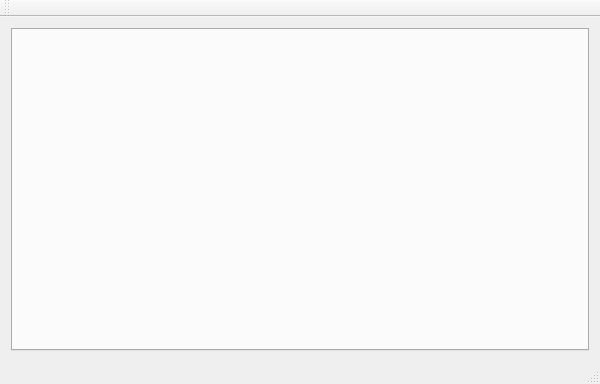
<?xml version="1.0" encoding="UTF-8"?>
<ui version="4.0">
 <class>MainWindowClass</class>
 <widget class="QMainWindow" name="MainWindowClass">
  <property name="geometry">
   <rect>
    <x>0</x>
    <y>0</y>
    <width>600</width>
    <height>384</height>
   </rect>
  </property>
  <property name="windowTitle">
   <string>MainWindow</string>
  </property>
  <widget class="QWidget" name="centralWidget">
   <layout class="QVBoxLayout" name="verticalLayout">
    <item>
     <widget class="QTabWidget" name="tabWidgetBlocks"/>
    </item>
   </layout>
  </widget>
  <widget class="QMenuBar" name="menuBar">
   <property name="geometry">
    <rect>
     <x>0</x>
     <y>0</y>
     <width>600</width>
     <height>21</height>
    </rect>
   </property>
  </widget>
  <widget class="QToolBar" name="mainToolBar">
   <attribute name="toolBarArea">
    <enum>TopToolBarArea</enum>
   </attribute>
   <attribute name="toolBarBreak">
    <bool>false</bool>
   </attribute>
  </widget>
  <widget class="QStatusBar" name="statusBar"/>
 </widget>
 <layoutdefault spacing="6" margin="11"/>
 <resources>
  <include location="mainwindow.qrc"/>
 </resources>
 <connections/>
</ui>
